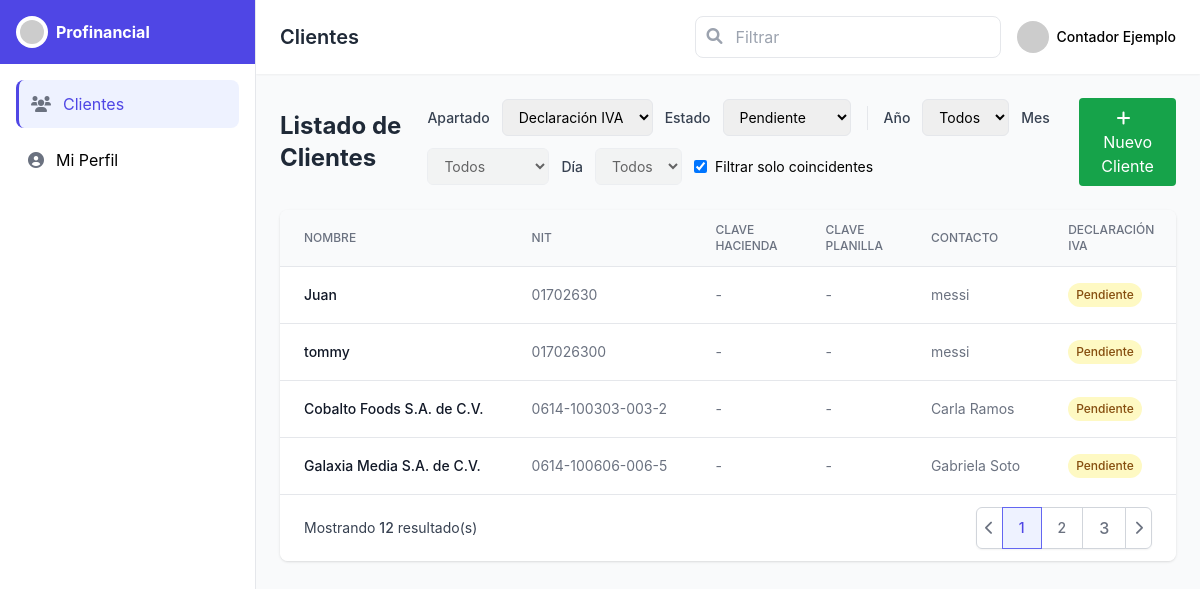
The app's page /cliente/PHP/clientes_listado.php with its own data.
### tables this page shows
CREATE TABLE IF NOT EXISTS `clientes` (
  `id` bigint NOT NULL AUTO_INCREMENT,
  `nombre` varchar(160) NOT NULL,
  `nit` varchar(32) DEFAULT NULL,
  `nrc` varchar(32) DEFAULT NULL,
  `contacto` varchar(120) DEFAULT NULL,
  `telefono` varchar(40) DEFAULT NULL,
  `email` varchar(160) DEFAULT NULL,
  `clave_hacienda` varchar(64) DEFAULT NULL,
  `clave_planilla` varchar(64) DEFAULT NULL,
  `contador` varchar(120) DEFAULT NULL,
  `direccion` varchar(255) DEFAULT NULL,
  `activo` tinyint(1) NOT NULL DEFAULT '1',
  `creado_en` timestamp NOT NULL DEFAULT CURRENT_TIMESTAMP,
  `actualizado_en` timestamp NULL DEFAULT NULL ON UPDATE CURRENT_TIMESTAMP,
  `declaracion_iva` enum('documento pendiente','presentada','pagada') DEFAULT 'documento pendiente',
  `declaracion_pa` enum('documento pendiente','realizado') DEFAULT 'documento pendiente',
  `declaracion_planilla` enum('documento pendiente','pagada') DEFAULT 'documento pendiente',
  `declaracion_contabilidad` enum('pendiente de procesar','en proceso','presentada','pagada') DEFAULT 'pendiente de procesar',
  PRIMARY KEY (`id`),
  UNIQUE KEY `uk_clientes_ident` (`nit`,`nrc`),
  KEY `idx_clientes_nombre` (`nombre`),
  KEY `idx_declaracion_iva` (`declaracion_iva`),
  KEY `idx_declaracion_pa` (`declaracion_pa`),
  KEY `idx_declaracion_planilla` (`declaracion_planilla`),
  KEY `idx_declaracion_contabilidad` (`declaracion_contabilidad`)
);

### cliente/PHP/clientes_listado.php (the view, shortened to what this page needs)
<?php
$DB_HOST='localhost';
$DB_NAME='profinancial_crm';
$DB_USER='root';
$DB_PASS='';
function h($s){ return htmlspecialchars((string)$s, ENT_QUOTES, 'UTF-8'); }
try {
  $pdo = new PDO("mysql:host=$DB_HOST;dbname=$DB_NAME;charset=utf8mb4",
                 $DB_USER,$DB_PASS,[PDO::ATTR_ERRMODE=>PDO::ERRMODE_EXCEPTION]);
  $sql = "
    SELECT
      c.id AS cliente_id, c.nombre AS cliente_nombre, c.nit, c.contacto, c.telefono, c.email,
      u.nombre AS contador,
      per.anio, per.mes,
      MAX(CASE WHEN tf.codigo='IVA'
        THEN CASE WHEN p.pagado=1 THEN 'pagada'
                  WHEN p.presentado=1 THEN 'presentada'
                  ELSE 'pendiente' END END) AS iva,
      MAX(CASE WHEN tf.codigo='PA'
        THEN CASE WHEN (p.presentado=1 OR p.pagado=1) THEN 'realizado'
                  ELSE 'pendiente' END END) AS pa,
      MAX(CASE WHEN tf.codigo='PLANILLA'
        THEN CASE WHEN p.pagado=1 THEN 'pagada'
                  ELSE 'pendiente' END END) AS planilla,
      MAX(CASE WHEN tf.codigo='CONTAB'
        THEN CASE WHEN (p.presentado=1 OR p.pagado=1) THEN 'realizado'
                  ELSE 'pendiente' END END) AS conta,
      MAX(CASE WHEN ch.servicio='HACIENDA' THEN ch.usuario_servicio END) AS clave_hacienda,
      MAX(CASE WHEN cp.servicio='PLANILLA' THEN cp.usuario_servicio END) AS clave_planilla
    FROM clientes c
    LEFT JOIN asignaciones_cliente ac
           ON ac.cliente_id=c.id AND ac.hasta IS NULL AND ac.rol_en_cliente='RESPONSABLE'
    LEFT JOIN usuarios u ON u.id=ac.usuario_id
    LEFT JOIN periodos per ON per.cliente_id=c.id
    LEFT JOIN presentaciones p ON p.periodo_id=per.id
    LEFT JOIN tipos_formulario tf ON tf.id=p.tipo_formulario_id
    LEFT JOIN credenciales_cliente ch ON ch.cliente_id=c.id AND ch.servicio='HACIENDA'
    LEFT JOIN credenciales_cliente cp ON cp.cliente_id=c.id AND cp.servicio='PLANILLA'
    /* Si quieres limitar a los últimos 12 meses, cambia el WHERE */
    WHERE 1=1
    GROUP BY c.id, c.nombre, c.nit, c.contacto, c.telefono, c.email, u.nombre, per.anio, per.mes
    ORDER BY per.anio DESC, per.mes DESC, c.nombre ASC
  ";
  $rows = $pdo->query($sql)->fetchAll(PDO::FETCH_ASSOC);
} catch(Throwable $e) {
  http_response_code(500);
  echo "<h1>Error de conexión</h1><pre>".h($e->getMessage())."</pre>";
  exit;
}
function primeraDelMes($anio,$mes){
  return sprintf('%04d-%02d-01',(int)$anio,(int)$mes);
}
?>
<!DOCTYPE html>
<html lang="es">
<head>
  <script src="https://cdn.tailwindcss.com"></script>
  <link href="https://cdnjs.cloudflare.com/ajax/libs/font-awesome/6.0.0-beta3/css/all.min.css" rel="stylesheet">
</head>
<body class="bg-gray-50">
<div class="flex h-screen">
  <div class="hidden md:flex flex-col w-64 bg-white border-r">
    <div class="flex items-center h-16 px-4 bg-indigo-600">
      <div class="flex items-center">
        <img src="https://placehold.co/30x30" alt="Logo Profinancial" class="h-8 w-8 rounded-full bg-white p-1">
        <span class="ml-2 text-white font-bold">Profinancial</span>
      </div>
    </div>
    <nav class="flex-1 p-4">
      <div class="space-y-2">
        <a href="#" class="sidebar-item active flex items-center p-3 rounded-lg">
          <i class="fas fa-users mr-3 text-gray-500"></i> Clientes
        </a>
        <a href="../cliente/perfil_contador.html" class="sidebar-item flex items-center p-3 rounded-lg">
          <i class="fas fa-user-circle mr-3 text-gray-500"></i> Mi Perfil
        </a>
      </div>
    </nav>
  </div>
  <div class="flex-1 flex flex-col overflow-hidden">
    <header class="bg-white shadow-sm">
      <div class="px-6 py-4 flex items-center justify-between">
        <h1 class="text-xl font-semibold text-gray-800" id="page-title">Clientes</h1>
        <div class="flex items-center space-x-4">
          <div class="relative">
            <input id="filtroTexto" type="text" placeholder="Filtrar" class="search-box pl-10 pr-4 py-2 border rounded-lg focus:outline-none focus:border-indigo-500">
            <i class="fas fa-search absolute left-3 top-3 text-gray-400"></i>
          </div>
          <div class="flex items-center">
            <img src="https://placehold.co/40x40" alt="Foto perfil" class="h-8 w-8 rounded-full mr-2">
            <span class="text-sm font-medium">Contador Ejemplo</span>
          </div>
        </div>
      </div>
    </header>
    <main class="flex-1 overflow-y-auto p-6">
      <div class="flex flex-col lg:flex-row lg:items-center lg:justify-between gap-4 mb-6">
        <h2 class="text-2xl font-bold text-gray-800">Listado de Clientes</h2>
        <div class="flex flex-wrap items-center gap-3">
          <label class="text-sm font-medium text-gray-700">Apartado</label>
          <select id="selectApartado" class="border rounded-md px-3 py-2 text-sm focus:outline-none focus:ring-2 focus:ring-indigo-500">
            <option value="iva">Declaración IVA</option>
          </select>
          <label class="text-sm font-medium text-gray-700">Estado</label>
          <select id="selectEstado" class="border rounded-md px-3 py-2 text-sm focus:outline-none focus:ring-2 focus:ring-indigo-500"></select>
          <span class="h-6 w-px bg-gray-200 mx-1"></span>
          <label class="text-sm font-medium text-gray-700">Año</label>
          <select id="selectAnio" class="border rounded-md px-3 py-2 text-sm focus:outline-none focus:ring-2 focus:ring-indigo-500">
            <option value="">Todos</option>
          </select>
          <label class="text-sm font-medium text-gray-700">Mes</label>
          <select id="selectMes" class="border rounded-md px-3 py-2 text-sm focus:outline-none focus:ring-2 focus:ring-indigo-500" disabled>
            <option value="">Todos</option>
          </select>
          <label class="text-sm font-medium text-gray-700">Día</label>
          <select id="selectDia" class="border rounded-md px-3 py-2 text-sm focus:outline-none focus:ring-2 focus:ring-indigo-500" disabled>
            <option value="">Todos</option>
          </select>
          <label class="inline-flex items-center gap-2 text-sm">
            <input id="chkFiltrar" type="checkbox" class="rounded border-gray-300" checked>
            Filtrar solo coincidentes
          </label>
        </div>
        <a href="../cliente/nuevo_cliente.html">
          <button class="bg-green-600 text-white px-4 py-2 rounded hover:bg-green-700 transition">
            <i class="fas fa-plus mr-2"></i> Nuevo Cliente
          </button>
        </a>
      </div>
      <div class="bg-white rounded-lg shadow overflow-hidden">
        <div class="overflow-x-auto">
          <table id="tablaClientes" class="min-w-full divide-y divide-gray-200">
            <thead class="bg-gray-50">
              <tr>
                <th class="px-6 py-3 text-left text-xs font-medium text-gray-500 uppercase">Nombre</th>
                <th class="px-6 py-3 text-left text-xs font-medium text-gray-500 uppercase">NIT</th>
                <th class="px-6 py-3 text-left text-xs font-medium text-gray-500 uppercase">Clave Hacienda</th>
                <th class="px-6 py-3 text-left text-xs font-medium text-gray-500 uppercase">Clave Planilla</th>
                <th class="px-6 py-3 text-left text-xs font-medium text-gray-500 uppercase">Contacto</th>
                <th class="px-6 py-3 text-left text-xs font-medium text-gray-500 uppercase">Declaración IVA</th>
              </tr>
            </thead>
            <tbody class="bg-white divide-y divide-gray-200">
              <?php foreach ($rows as $r):
                $fecha = primeraDelMes($r['anio'],$r['mes']);
                $iva = strtolower($r['iva'] ?? 'pendiente');
                $pa  = strtolower($r['pa']  ?? 'pendiente');
                $pla = strtolower($r['planilla'] ?? 'pendiente');
                $con = strtolower($r['conta'] ?? 'pendiente');
              ?>
              <tr
                data-fecha="<?=h($fecha)?>"
                data-iva="<?=h($iva)?>"
                data-pa="<?=h($pa)?>"
                data-planilla="<?=h($pla)?>"
                data-conta="<?=h($con)?>"
              >
                <td class="px-6 py-4 whitespace-nowrap text-sm font-medium text-gray-900"><?=h($r['cliente_nombre'])?></td>
                <td class="px-6 py-4 whitespace-nowrap text-sm text-gray-500"><?=h($r['nit'])?></td>
                <td class="px-6 py-4 whitespace-nowrap text-sm text-gray-500"><?=h($r['clave_hacienda'] ?? '-')?></td>
                <td class="px-6 py-4 whitespace-nowrap text-sm text-gray-500"><?=h($r['clave_planilla'] ?? '-')?></td>
                <td class="px-6 py-4 whitespace-nowrap text-sm text-gray-500"><?=h($r['contacto'])?></td>
                <td class="px-6 py-4 whitespace-nowrap text-sm"><span class="estado-badge" data-col="iva"></span></td>
              </tr>
              <?php endforeach; ?>
            </tbody>
          </table>
        </div>
        <div class="bg-white px-4 py-3 flex items-center justify-between border-t border-gray-200 sm:px-6">
          <div class="hidden sm:flex-1 sm:flex sm:items-center sm:justify-between">
            <div>
              <p class="text-sm text-gray-700">
                Mostrando <span class="font-medium"><?=count($rows)?></span> resultado(s)
              </p>
            </div>
            <div>
              <nav class="relative z-0 inline-flex rounded-md shadow-sm -space-x-px">
                <a class="relative inline-flex items-center px-2 py-2 rounded-l-md border border-gray-300 bg-white text-sm font-medium text-gray-500">
                  <i class="fas fa-chevron-left"></i>
                </a>
                <a aria-current="page" class="z-10 bg-indigo-50 border-indigo-500 text-indigo-600 relative inline-flex items-center px-4 py-2 border text-sm font-medium">1</a>
                <a class="bg-white border-gray-300 text-gray-500 relative inline-flex items-center px-4 py-2 border text-sm font-medium">2</a>
                <a class="bg-white border-gray-300 text-gray-500 relative inline-flex items-center px-4 py-2 border text sm font-medium">3</a>
                <a class="relative inline-flex items-center px-2 py-2 rounded-r-md border border-gray-300 bg-white text-sm font-medium text-gray-500">
                  <i class="fas fa-chevron-right"></i>
                </a>
              </nav>
            </div>
          </div>
        </div>
      </div>
    </main>
  </div>
</div>
</body>
</html>

### cliente/PHP/clientes_listado.php (style rules this page uses)
body { font-family: 'Inter', sans-serif; }
.sidebar-item.active { background-color: #eef2ff; color: #4f46e5; border-left: 3px solid #4f46e5; }
select:disabled { opacity: .6; cursor: not-allowed; }

### records on screen
clientes: nombre "Juan", nit "01702630", clave_hacienda "-", clave_planilla "-", contacto "messi"
clientes: nombre "tommy", nit "017026300", clave_hacienda "-", clave_planilla "-", contacto "messi"
clientes: nombre "Cobalto Foods S.A. de C.V.", nit "0614-100303-003-2", clave_hacienda "-", clave_planilla "-", contacto "Carla Ramos"
clientes: nombre "Galaxia Media S.A. de C.V.", nit "0614-100606-006-5", clave_hacienda "-", clave_planilla "-", contacto "Gabriela Soto"

### other values on screen
count($rows) "12"
